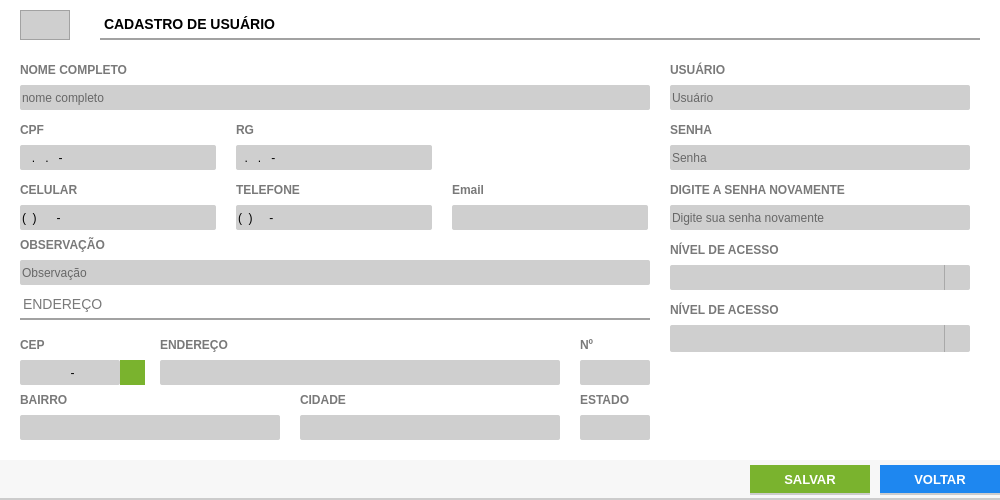
<?xml version="1.0" encoding="UTF-8"?>
<ui version="4.0">
 <class>ct_FormUsuario</class>
 <widget class="QFrame" name="ct_FormUsuario">
  <property name="geometry">
   <rect>
    <x>0</x>
    <y>0</y>
    <width>1000</width>
    <height>500</height>
   </rect>
  </property>
  <property name="windowTitle">
   <string>Frame</string>
  </property>
  <property name="styleSheet">
   <string notr="true">background: #FFF;
border: none</string>
  </property>
  <widget class="QFrame" name="fr_FormUsuario">
   <property name="geometry">
    <rect>
     <x>0</x>
     <y>0</y>
     <width>1000</width>
     <height>500</height>
    </rect>
   </property>
   <property name="frameShape">
    <enum>QFrame::StyledPanel</enum>
   </property>
   <property name="frameShadow">
    <enum>QFrame::Raised</enum>
   </property>
   <widget class="QLabel" name="lb_FormFornecedor_21">
    <property name="geometry">
     <rect>
      <x>670</x>
      <y>60</y>
      <width>150</width>
      <height>20</height>
     </rect>
    </property>
    <property name="styleSheet">
     <string notr="true">QLabel{
font-size: 12px;
font-family: &quot;Arial Unicode MS&quot;;
font-weight: bold;
color: #797979
}</string>
    </property>
    <property name="text">
     <string>USUÁRIO</string>
    </property>
   </widget>
   <widget class="QLineEdit" name="tx_Celular">
    <property name="geometry">
     <rect>
      <x>20</x>
      <y>205</y>
      <width>196</width>
      <height>25</height>
     </rect>
    </property>
    <property name="focusPolicy">
     <enum>Qt::WheelFocus</enum>
    </property>
    <property name="styleSheet">
     <string notr="true">QLineEdit{
background: #CFCFCF;
border-radius: 2px;
color: #000;
font: 13px &quot;Arial&quot; 
}
QLineEdit:Focus {
border: 1px solid red;
}</string>
    </property>
    <property name="inputMask">
     <string>(00) 00000-0000</string>
    </property>
    <property name="text">
     <string>() -</string>
    </property>
    <property name="placeholderText">
     <string/>
    </property>
   </widget>
   <widget class="QLabel" name="lb_FormFornecedor_27">
    <property name="geometry">
     <rect>
      <x>580</x>
      <y>335</y>
      <width>50</width>
      <height>20</height>
     </rect>
    </property>
    <property name="styleSheet">
     <string notr="true">QLabel{
font-size: 12px;
font-family: &quot;Arial Unicode MS&quot;;
font-weight: bold;
color: #797979
}</string>
    </property>
    <property name="text">
     <string>Nº</string>
    </property>
   </widget>
   <widget class="QLabel" name="lb_FormFornecedor_28">
    <property name="geometry">
     <rect>
      <x>20</x>
      <y>335</y>
      <width>50</width>
      <height>20</height>
     </rect>
    </property>
    <property name="styleSheet">
     <string notr="true">QLabel{
font-size: 12px;
font-family: &quot;Arial Unicode MS&quot;;
font-weight: bold;
color: #797979
}</string>
    </property>
    <property name="text">
     <string>CEP</string>
    </property>
   </widget>
   <widget class="QLabel" name="lb_FormFornecedor_23">
    <property name="geometry">
     <rect>
      <x>670</x>
      <y>120</y>
      <width>150</width>
      <height>20</height>
     </rect>
    </property>
    <property name="styleSheet">
     <string notr="true">QLabel{
font-size: 12px;
font-family: &quot;Arial Unicode MS&quot;;
font-weight: bold;
color: #797979
}</string>
    </property>
    <property name="text">
     <string>SENHA</string>
    </property>
   </widget>
   <widget class="QLabel" name="lb_FormFornecedor_20">
    <property name="geometry">
     <rect>
      <x>20</x>
      <y>390</y>
      <width>120</width>
      <height>20</height>
     </rect>
    </property>
    <property name="styleSheet">
     <string notr="true">QLabel{
font-size: 12px;
font-family: &quot;Arial Unicode MS&quot;;
font-weight: bold;
color: #797979
}</string>
    </property>
    <property name="text">
     <string>BAIRRO</string>
    </property>
   </widget>
   <widget class="QLabel" name="lb_FormFornecedor_17">
    <property name="geometry">
     <rect>
      <x>20</x>
      <y>60</y>
      <width>150</width>
      <height>20</height>
     </rect>
    </property>
    <property name="styleSheet">
     <string notr="true">QLabel{
font-size: 12px;
font-family: &quot;Arial Unicode MS&quot;;
font-weight: bold;
color: #797979
}</string>
    </property>
    <property name="text">
     <string>NOME COMPLETO</string>
    </property>
   </widget>
   <widget class="QPushButton" name="bt_BuscaCep">
    <property name="geometry">
     <rect>
      <x>120</x>
      <y>360</y>
      <width>25</width>
      <height>25</height>
     </rect>
    </property>
    <property name="font">
     <font>
      <family>Arial</family>
      <pointsize>16</pointsize>
      <weight>75</weight>
      <bold>true</bold>
     </font>
    </property>
    <property name="styleSheet">
     <string notr="true">QPushButton{
background: #7AB32E;
color: #FFF
}
QPushButton:hover{
background-color: #40a286
}</string>
    </property>
    <property name="text">
     <string/>
    </property>
   </widget>
   <widget class="QLineEdit" name="tx_rg">
    <property name="geometry">
     <rect>
      <x>236</x>
      <y>145</y>
      <width>196</width>
      <height>25</height>
     </rect>
    </property>
    <property name="focusPolicy">
     <enum>Qt::WheelFocus</enum>
    </property>
    <property name="styleSheet">
     <string notr="true">QLineEdit{
background: #CFCFCF;
border-radius: 2px;
color: #000;
font: 13px &quot;Arial&quot; 
}
QLineEdit:Focus {
border: 1px solid red;
}</string>
    </property>
    <property name="inputMask">
     <string>00.000.000-0</string>
    </property>
    <property name="placeholderText">
     <string/>
    </property>
   </widget>
   <widget class="QLabel" name="lb_FormFornecedor_26">
    <property name="geometry">
     <rect>
      <x>300</x>
      <y>390</y>
      <width>120</width>
      <height>20</height>
     </rect>
    </property>
    <property name="styleSheet">
     <string notr="true">QLabel{
font-size: 12px;
font-family: &quot;Arial Unicode MS&quot;;
font-weight: bold;
color: #797979
}</string>
    </property>
    <property name="text">
     <string>CIDADE</string>
    </property>
   </widget>
   <widget class="QLineEdit" name="tx_Telefone">
    <property name="geometry">
     <rect>
      <x>236</x>
      <y>205</y>
      <width>196</width>
      <height>25</height>
     </rect>
    </property>
    <property name="focusPolicy">
     <enum>Qt::WheelFocus</enum>
    </property>
    <property name="styleSheet">
     <string notr="true">QLineEdit{
background: #CFCFCF;
border-radius: 2px;
color: #000;
font: 13px &quot;Arial&quot; 
}
QLineEdit:Focus {
border: 1px solid red;
}</string>
    </property>
    <property name="inputMask">
     <string>(00) 0000-0000</string>
    </property>
    <property name="placeholderText">
     <string/>
    </property>
   </widget>
   <widget class="QLabel" name="lb_FormFornecedor_30">
    <property name="geometry">
     <rect>
      <x>236</x>
      <y>180</y>
      <width>190</width>
      <height>20</height>
     </rect>
    </property>
    <property name="styleSheet">
     <string notr="true">QLabel{
font-size: 12px;
font-family: &quot;Arial Unicode MS&quot;;
font-weight: bold;
color: #797979
}</string>
    </property>
    <property name="text">
     <string>TELEFONE</string>
    </property>
   </widget>
   <widget class="QLabel" name="lb_FormFornecedor_16">
    <property name="geometry">
     <rect>
      <x>580</x>
      <y>390</y>
      <width>70</width>
      <height>20</height>
     </rect>
    </property>
    <property name="styleSheet">
     <string notr="true">QLabel{
font-size: 12px;
font-family: &quot;Arial Unicode MS&quot;;
font-weight: bold;
color: #797979
}</string>
    </property>
    <property name="text">
     <string>ESTADO</string>
    </property>
   </widget>
   <widget class="QLabel" name="lb_FormFornecedor_6">
    <property name="geometry">
     <rect>
      <x>236</x>
      <y>120</y>
      <width>190</width>
      <height>20</height>
     </rect>
    </property>
    <property name="styleSheet">
     <string notr="true">QLabel{
font-size: 12px;
font-family: &quot;Arial Unicode MS&quot;;
font-weight: bold;
color: #797979
}</string>
    </property>
    <property name="text">
     <string>RG</string>
    </property>
   </widget>
   <widget class="QLineEdit" name="tx_Bairro">
    <property name="geometry">
     <rect>
      <x>20</x>
      <y>415</y>
      <width>260</width>
      <height>25</height>
     </rect>
    </property>
    <property name="focusPolicy">
     <enum>Qt::WheelFocus</enum>
    </property>
    <property name="styleSheet">
     <string notr="true">QLineEdit{
background: #CFCFCF;
border-radius: 2px;
color: #000;
font: 13px &quot;Arial&quot; ;
text-transform: uppercase
}
QLineEdit:Focus {
border: 1px solid red;
}</string>
    </property>
    <property name="inputMask">
     <string/>
    </property>
    <property name="alignment">
     <set>Qt::AlignLeading|Qt::AlignLeft|Qt::AlignVCenter</set>
    </property>
    <property name="placeholderText">
     <string/>
    </property>
   </widget>
   <widget class="QLineEdit" name="tx_Estado">
    <property name="geometry">
     <rect>
      <x>580</x>
      <y>415</y>
      <width>70</width>
      <height>25</height>
     </rect>
    </property>
    <property name="focusPolicy">
     <enum>Qt::WheelFocus</enum>
    </property>
    <property name="styleSheet">
     <string notr="true">QLineEdit{
background: #CFCFCF;
border-radius: 2px;
color: #000;
font: 13px &quot;Arial&quot; ;
text-transform: uppercase
}
QLineEdit:Focus {
border: 1px solid red;
}</string>
    </property>
    <property name="inputMask">
     <string/>
    </property>
    <property name="alignment">
     <set>Qt::AlignLeading|Qt::AlignLeft|Qt::AlignVCenter</set>
    </property>
    <property name="placeholderText">
     <string/>
    </property>
   </widget>
   <widget class="QLineEdit" name="tx_cpf">
    <property name="geometry">
     <rect>
      <x>20</x>
      <y>145</y>
      <width>196</width>
      <height>25</height>
     </rect>
    </property>
    <property name="focusPolicy">
     <enum>Qt::WheelFocus</enum>
    </property>
    <property name="styleSheet">
     <string notr="true">QLineEdit{
background: #CFCFCF;
border-radius: 2px;
color: #000;
font: 13px &quot;Arial&quot; 
}
QLineEdit:Focus {
border: 1px solid red;
}</string>
    </property>
    <property name="inputMask">
     <string>000.000.000-00</string>
    </property>
    <property name="text">
     <string>..-</string>
    </property>
    <property name="placeholderText">
     <string/>
    </property>
   </widget>
   <widget class="QLineEdit" name="tx_Num">
    <property name="geometry">
     <rect>
      <x>580</x>
      <y>360</y>
      <width>70</width>
      <height>25</height>
     </rect>
    </property>
    <property name="focusPolicy">
     <enum>Qt::WheelFocus</enum>
    </property>
    <property name="styleSheet">
     <string notr="true">QLineEdit{
background: #CFCFCF;
border-radius: 2px;
color: #000;
font: 13px &quot;Arial&quot; ;
text-transform: uppercase
}
QLineEdit:Focus {
border: 1px solid red;
}</string>
    </property>
    <property name="inputMask">
     <string/>
    </property>
    <property name="alignment">
     <set>Qt::AlignLeading|Qt::AlignLeft|Qt::AlignVCenter</set>
    </property>
    <property name="placeholderText">
     <string/>
    </property>
   </widget>
   <widget class="QLabel" name="lb_FormFornecedor">
    <property name="geometry">
     <rect>
      <x>100</x>
      <y>10</y>
      <width>880</width>
      <height>30</height>
     </rect>
    </property>
    <property name="styleSheet">
     <string notr="true">QLabel{
font-size: 14px;
font-family: &quot;Arial&quot;;
font-weight: bold;

border-bottom: 2px solid #A2A2A2
}</string>
    </property>
    <property name="text">
     <string>CADASTRO DE USUÁRIO</string>
    </property>
   </widget>
   <widget class="QLabel" name="lb_FormFornecedor_25">
    <property name="geometry">
     <rect>
      <x>452</x>
      <y>180</y>
      <width>190</width>
      <height>20</height>
     </rect>
    </property>
    <property name="styleSheet">
     <string notr="true">QLabel{
font-size: 12px;
font-family: &quot;Arial Unicode MS&quot;;
font-weight: bold;
color: #797979
}</string>
    </property>
    <property name="text">
     <string>Email</string>
    </property>
   </widget>
   <widget class="QLineEdit" name="tx_Cidade">
    <property name="geometry">
     <rect>
      <x>300</x>
      <y>415</y>
      <width>260</width>
      <height>25</height>
     </rect>
    </property>
    <property name="focusPolicy">
     <enum>Qt::WheelFocus</enum>
    </property>
    <property name="styleSheet">
     <string notr="true">QLineEdit{
background: #CFCFCF;
border-radius: 2px;
color: #000;
font: 13px &quot;Arial&quot; ;
text-transform: uppercase
}
QLineEdit:Focus {
border: 1px solid red;
}</string>
    </property>
    <property name="inputMask">
     <string/>
    </property>
    <property name="alignment">
     <set>Qt::AlignLeading|Qt::AlignLeft|Qt::AlignVCenter</set>
    </property>
    <property name="placeholderText">
     <string/>
    </property>
   </widget>
   <widget class="QLineEdit" name="tx_senha">
    <property name="geometry">
     <rect>
      <x>670</x>
      <y>145</y>
      <width>300</width>
      <height>25</height>
     </rect>
    </property>
    <property name="focusPolicy">
     <enum>Qt::WheelFocus</enum>
    </property>
    <property name="styleSheet">
     <string notr="true">QLineEdit{
background: #CFCFCF;
border-radius: 2px;
color: #000;
font: 13px &quot;Arial&quot; ;

}
QLineEdit:Focus {
border: 1px solid red;
}</string>
    </property>
    <property name="echoMode">
     <enum>QLineEdit::Password</enum>
    </property>
    <property name="placeholderText">
     <string>Senha</string>
    </property>
   </widget>
   <widget class="QFrame" name="frame">
    <property name="geometry">
     <rect>
      <x>0</x>
      <y>460</y>
      <width>1000</width>
      <height>40</height>
     </rect>
    </property>
    <property name="styleSheet">
     <string notr="true">border-bottom: 2px solid #CCC;
background: #F7F7F7</string>
    </property>
    <property name="frameShape">
     <enum>QFrame::StyledPanel</enum>
    </property>
    <property name="frameShadow">
     <enum>QFrame::Raised</enum>
    </property>
    <widget class="QPushButton" name="bt_salvarUsuario">
     <property name="geometry">
      <rect>
       <x>750</x>
       <y>5</y>
       <width>120</width>
       <height>30</height>
      </rect>
     </property>
     <property name="font">
      <font>
       <family>Tahoma</family>
       <pointsize>10</pointsize>
       <weight>75</weight>
       <bold>true</bold>
      </font>
     </property>
     <property name="cursor">
      <cursorShape>PointingHandCursor</cursorShape>
     </property>
     <property name="focusPolicy">
      <enum>Qt::NoFocus</enum>
     </property>
     <property name="contextMenuPolicy">
      <enum>Qt::ActionsContextMenu</enum>
     </property>
     <property name="styleSheet">
      <string notr="true">QPushButton {
background-color: #7AB32E;
color: #FFF
 }
QPushButton:hover{
background-color: #40a286
}</string>
     </property>
     <property name="text">
      <string>SALVAR</string>
     </property>
     <property name="iconSize">
      <size>
       <width>75</width>
       <height>35</height>
      </size>
     </property>
    </widget>
    <widget class="QPushButton" name="bt_Voltar">
     <property name="geometry">
      <rect>
       <x>880</x>
       <y>5</y>
       <width>120</width>
       <height>30</height>
      </rect>
     </property>
     <property name="font">
      <font>
       <family>Tahoma</family>
       <pointsize>10</pointsize>
       <weight>75</weight>
       <bold>true</bold>
      </font>
     </property>
     <property name="cursor">
      <cursorShape>PointingHandCursor</cursorShape>
     </property>
     <property name="focusPolicy">
      <enum>Qt::NoFocus</enum>
     </property>
     <property name="contextMenuPolicy">
      <enum>Qt::ActionsContextMenu</enum>
     </property>
     <property name="styleSheet">
      <string notr="true">QPushButton {
background-color: #1E87F0;
color: #FFF
 }
QPushButton:hover{
background-color: #40a286
}</string>
     </property>
     <property name="text">
      <string>VOLTAR</string>
     </property>
     <property name="iconSize">
      <size>
       <width>75</width>
       <height>35</height>
      </size>
     </property>
    </widget>
   </widget>
   <widget class="QLineEdit" name="tx_cep">
    <property name="geometry">
     <rect>
      <x>20</x>
      <y>360</y>
      <width>100</width>
      <height>25</height>
     </rect>
    </property>
    <property name="focusPolicy">
     <enum>Qt::WheelFocus</enum>
    </property>
    <property name="styleSheet">
     <string notr="true">QLineEdit{
background: #CFCFCF;
border-radius: 2px;
color: #000;
font: 13px &quot;Arial&quot; ;
text-transform: uppercase
}
QLineEdit:Focus {
border: 1px solid red;
}</string>
    </property>
    <property name="inputMask">
     <string>99999-999</string>
    </property>
    <property name="alignment">
     <set>Qt::AlignCenter</set>
    </property>
    <property name="placeholderText">
     <string>123456789</string>
    </property>
   </widget>
   <widget class="QLineEdit" name="tx_usuario">
    <property name="geometry">
     <rect>
      <x>670</x>
      <y>85</y>
      <width>300</width>
      <height>25</height>
     </rect>
    </property>
    <property name="focusPolicy">
     <enum>Qt::WheelFocus</enum>
    </property>
    <property name="styleSheet">
     <string notr="true">QLineEdit{
background: #CFCFCF;
border-radius: 2px;
color: #000;
font: 13px &quot;Arial&quot; ;
}
QLineEdit:Focus {
border: 1px solid red;
}</string>
    </property>
    <property name="placeholderText">
     <string>Usuário</string>
    </property>
   </widget>
   <widget class="QLabel" name="lb_FormFornecedor_29">
    <property name="geometry">
     <rect>
      <x>160</x>
      <y>335</y>
      <width>250</width>
      <height>20</height>
     </rect>
    </property>
    <property name="styleSheet">
     <string notr="true">QLabel{
font-size: 12px;
font-family: &quot;Arial Unicode MS&quot;;
font-weight: bold;
color: #797979
}</string>
    </property>
    <property name="text">
     <string>ENDEREÇO</string>
    </property>
   </widget>
   <widget class="QLabel" name="lb_FormFornecedor_9">
    <property name="geometry">
     <rect>
      <x>20</x>
      <y>180</y>
      <width>196</width>
      <height>20</height>
     </rect>
    </property>
    <property name="styleSheet">
     <string notr="true">QLabel{
font-size: 12px;
font-family: &quot;Arial Unicode MS&quot;;
font-weight: bold;
color: #797979
}</string>
    </property>
    <property name="text">
     <string>CELULAR</string>
    </property>
   </widget>
   <widget class="QLineEdit" name="tx_Endereco">
    <property name="geometry">
     <rect>
      <x>160</x>
      <y>360</y>
      <width>400</width>
      <height>25</height>
     </rect>
    </property>
    <property name="focusPolicy">
     <enum>Qt::WheelFocus</enum>
    </property>
    <property name="styleSheet">
     <string notr="true">QLineEdit{
background: #CFCFCF;
border-radius: 2px;
color: #000;
font: 13px &quot;Arial&quot; ;
text-transform: uppercase
}
QLineEdit:Focus {
border: 1px solid red;
}</string>
    </property>
    <property name="inputMask">
     <string/>
    </property>
    <property name="alignment">
     <set>Qt::AlignLeading|Qt::AlignLeft|Qt::AlignVCenter</set>
    </property>
    <property name="placeholderText">
     <string/>
    </property>
   </widget>
   <widget class="QLineEdit" name="tx_Email">
    <property name="geometry">
     <rect>
      <x>452</x>
      <y>205</y>
      <width>196</width>
      <height>25</height>
     </rect>
    </property>
    <property name="focusPolicy">
     <enum>Qt::WheelFocus</enum>
    </property>
    <property name="styleSheet">
     <string notr="true">QLineEdit{
background: #CFCFCF;
border-radius: 2px;
color: #000;
font: 13px &quot;Arial&quot; 
}
QLineEdit:Focus {
border: 1px solid red;
}</string>
    </property>
    <property name="placeholderText">
     <string/>
    </property>
   </widget>
   <widget class="QLabel" name="lb_FormFornecedor_18">
    <property name="geometry">
     <rect>
      <x>20</x>
      <y>120</y>
      <width>190</width>
      <height>20</height>
     </rect>
    </property>
    <property name="styleSheet">
     <string notr="true">QLabel{
font-size: 12px;
font-family: &quot;Arial Unicode MS&quot;;
font-weight: bold;
color: #797979
}</string>
    </property>
    <property name="text">
     <string>CPF</string>
    </property>
   </widget>
   <widget class="QLabel" name="lb_FormFornecedor_31">
    <property name="geometry">
     <rect>
      <x>20</x>
      <y>290</y>
      <width>630</width>
      <height>30</height>
     </rect>
    </property>
    <property name="styleSheet">
     <string notr="true">QLabel{
font-size: 14px;
font-family: &quot;Arial&quot;;
font-weight: normal;

border-bottom: 2px solid #A2A2A2;
color: #797979
}</string>
    </property>
    <property name="text">
     <string>ENDEREÇO</string>
    </property>
   </widget>
   <widget class="QLabel" name="lb_FormFornecedor_19">
    <property name="geometry">
     <rect>
      <x>20</x>
      <y>235</y>
      <width>150</width>
      <height>20</height>
     </rect>
    </property>
    <property name="styleSheet">
     <string notr="true">QLabel{
font-size: 12px;
font-family: &quot;Arial Unicode MS&quot;;
font-weight: bold;
color: #797979
}</string>
    </property>
    <property name="text">
     <string>OBSERVAÇÃO</string>
    </property>
   </widget>
   <widget class="QLineEdit" name="tx_nome">
    <property name="geometry">
     <rect>
      <x>20</x>
      <y>85</y>
      <width>630</width>
      <height>25</height>
     </rect>
    </property>
    <property name="focusPolicy">
     <enum>Qt::WheelFocus</enum>
    </property>
    <property name="styleSheet">
     <string notr="true">QLineEdit{
background: #CFCFCF;
border-radius: 2px;
color: #000;
font: 13px &quot;Arial&quot; ;
text-transform: uppercase;
}
QLineEdit:Focus {
border: 1px solid red;
}</string>
    </property>
    <property name="placeholderText">
     <string>nome completo</string>
    </property>
   </widget>
   <widget class="QLineEdit" name="tx_id">
    <property name="enabled">
     <bool>false</bool>
    </property>
    <property name="geometry">
     <rect>
      <x>20</x>
      <y>10</y>
      <width>50</width>
      <height>30</height>
     </rect>
    </property>
    <property name="styleSheet">
     <string notr="true">QLineEdit{
background: #CFCFCF;
border: 1px solid #A2A2A2;
color: #000;
font-size: 14px;
font-family: &quot;Arial&quot;;
font-weight: bold;

}</string>
    </property>
    <property name="text">
     <string/>
    </property>
    <property name="alignment">
     <set>Qt::AlignCenter</set>
    </property>
   </widget>
   <widget class="QLineEdit" name="tx_Obs">
    <property name="geometry">
     <rect>
      <x>20</x>
      <y>260</y>
      <width>630</width>
      <height>25</height>
     </rect>
    </property>
    <property name="focusPolicy">
     <enum>Qt::WheelFocus</enum>
    </property>
    <property name="styleSheet">
     <string notr="true">QLineEdit{
background: #CFCFCF;
border-radius: 2px;
color: #000;
font: 13px &quot;Arial&quot; ;
text-transform: uppercase
}
QLineEdit:Focus {
border: 1px solid red;
}</string>
    </property>
    <property name="placeholderText">
     <string>Observação</string>
    </property>
   </widget>
   <widget class="QLineEdit" name="tx_senha2">
    <property name="geometry">
     <rect>
      <x>670</x>
      <y>205</y>
      <width>300</width>
      <height>25</height>
     </rect>
    </property>
    <property name="focusPolicy">
     <enum>Qt::WheelFocus</enum>
    </property>
    <property name="styleSheet">
     <string notr="true">QLineEdit{
background: #CFCFCF;
border-radius: 2px;
color: #000;
font: 13px &quot;Arial&quot; ;

}
QLineEdit:Focus {
border: 1px solid red;
}</string>
    </property>
    <property name="echoMode">
     <enum>QLineEdit::Password</enum>
    </property>
    <property name="placeholderText">
     <string>Digite sua senha novamente</string>
    </property>
   </widget>
   <widget class="QLabel" name="lb_FormFornecedor_24">
    <property name="geometry">
     <rect>
      <x>670</x>
      <y>180</y>
      <width>271</width>
      <height>20</height>
     </rect>
    </property>
    <property name="styleSheet">
     <string notr="true">QLabel{
font-size: 12px;
font-family: &quot;Arial Unicode MS&quot;;
font-weight: bold;
color: #797979
}</string>
    </property>
    <property name="text">
     <string>DIGITE A SENHA NOVAMENTE</string>
    </property>
   </widget>
   <widget class="QLabel" name="lb_FormFornecedor_32">
    <property name="geometry">
     <rect>
      <x>670</x>
      <y>240</y>
      <width>271</width>
      <height>20</height>
     </rect>
    </property>
    <property name="styleSheet">
     <string notr="true">QLabel{
font-size: 12px;
font-family: &quot;Arial Unicode MS&quot;;
font-weight: bold;
color: #797979
}</string>
    </property>
    <property name="text">
     <string>NÍVEL DE ACESSO</string>
    </property>
   </widget>
   <widget class="QComboBox" name="cb_nivel">
    <property name="geometry">
     <rect>
      <x>670</x>
      <y>265</y>
      <width>300</width>
      <height>25</height>
     </rect>
    </property>
    <property name="styleSheet">
     <string notr="true">QComboBox{
background: #CFCFCF;
border-radius: 2px;
color: #000;
font: 13px &quot;Arial&quot; ;
text-transform: uppercase;
}
QComboBox:Focus {
border: 1px solid red;
}
 QComboBox::drop-down {
     subcontrol-origin: padding;
     subcontrol-position: top right;
     width: 25px;
     border-left-width: 1px;
     border-left-color: darkgray;
     border-left-style: solid; /* just a single line */
     border-top-right-radius: 3px; /* same radius as the QComboBox */
     border-bottom-right-radius: 3px;
 }
QComboBox::down-arrow {
     image: url(&quot;+self.resourcepath('Images/down.png')+&quot;);
 }
</string>
    </property>
   </widget>
   <widget class="QComboBox" name="cb_ativo">
    <property name="geometry">
     <rect>
      <x>670</x>
      <y>325</y>
      <width>300</width>
      <height>27</height>
     </rect>
    </property>
    <property name="styleSheet">
     <string notr="true">QComboBox{
background: #CFCFCF;
border-radius: 2px;
color: #000;
font: 13px &quot;Arial&quot; ;
text-transform: uppercase;
}
QComboBox:Focus {
border: 1px solid red;
}
 QComboBox::drop-down {
     subcontrol-origin: padding;
     subcontrol-position: top right;
     width: 25px;
     border-left-width: 1px;
     border-left-color: darkgray;
     border-left-style: solid; /* just a single line */
     border-top-right-radius: 3px; /* same radius as the QComboBox */
     border-bottom-right-radius: 3px;
 }
QComboBox::down-arrow {
     image: url(&quot;+self.resourcepath('Images/down.png')+&quot;);
 }
</string>
    </property>
   </widget>
   <widget class="QLabel" name="lb_FormFornecedor_33">
    <property name="geometry">
     <rect>
      <x>670</x>
      <y>300</y>
      <width>271</width>
      <height>20</height>
     </rect>
    </property>
    <property name="styleSheet">
     <string notr="true">QLabel{
font-size: 12px;
font-family: &quot;Arial Unicode MS&quot;;
font-weight: bold;
color: #797979
}</string>
    </property>
    <property name="text">
     <string>NÍVEL DE ACESSO</string>
    </property>
   </widget>
  </widget>
 </widget>
 <tabstops>
  <tabstop>tx_id</tabstop>
  <tabstop>tx_nome</tabstop>
  <tabstop>tx_cpf</tabstop>
  <tabstop>tx_rg</tabstop>
  <tabstop>tx_Celular</tabstop>
  <tabstop>tx_Telefone</tabstop>
  <tabstop>tx_Email</tabstop>
  <tabstop>tx_Obs</tabstop>
  <tabstop>tx_cep</tabstop>
  <tabstop>bt_BuscaCep</tabstop>
  <tabstop>tx_Endereco</tabstop>
  <tabstop>tx_Num</tabstop>
  <tabstop>tx_Bairro</tabstop>
  <tabstop>tx_Cidade</tabstop>
  <tabstop>tx_Estado</tabstop>
  <tabstop>tx_usuario</tabstop>
  <tabstop>tx_senha</tabstop>
 </tabstops>
 <resources/>
 <connections/>
</ui>
